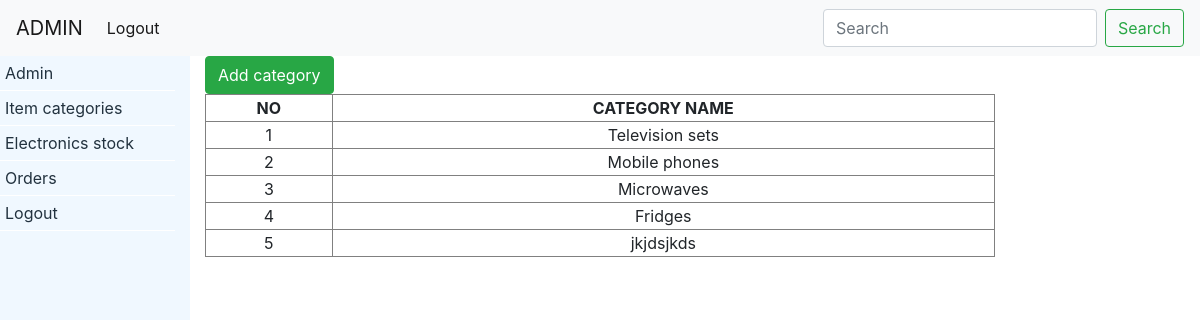
/admin/admin.php?category, run on the app's committed database.
### tables this page shows
CREATE TABLE `category` (
  `id` int(11) NOT NULL,
  `name` varchar(255) NOT NULL
);

### admin/categories.php (the view, shortened to what this page needs)
<button class="btn btn-success" data-toggle="modal" data-target="#categories" id="modal_show">Add category</button>
<table border="1px solid #000000" style="width:100%; text-align:center;">
    <tr>
        <th>NO</th>
        <th>CATEGORY NAME</th>
        <?php
            $qry = "SELECT * FROM category";
            $rQ = mysqli_query($con, $qry);
            $i = 0;
            while($row = mysqli_fetch_array($rQ)){
                $i += 1;
                echo "
                    <tr>
                        <td>".$i."</td>
                        <td>".$row['name']."</td>
                    </tr>
                ";
            }
        ?>
    </tr>
</table>

### data on the page
category: name "Television sets"
category: name "Mobile phones"
category: name "Microwaves"
category: name "Fridges"
category: name "jkjdsjkds"
